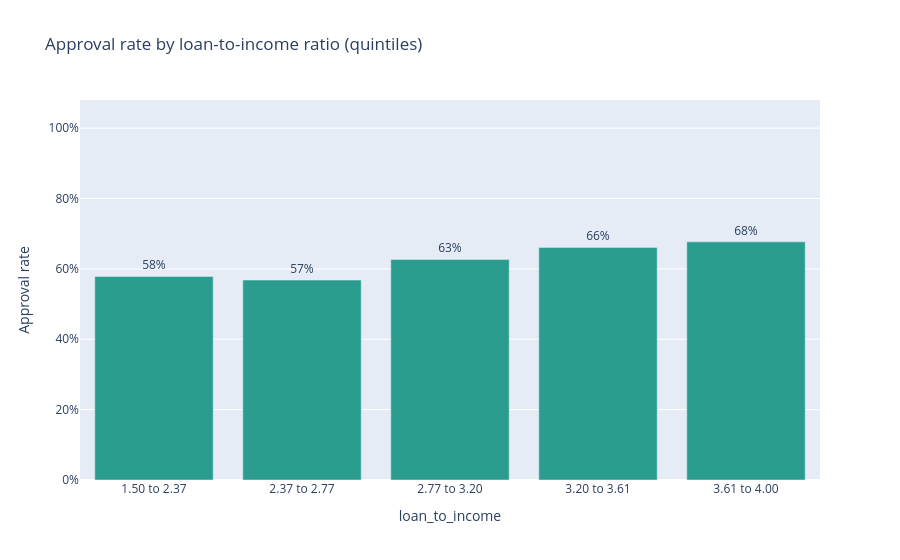

Notebook cell for this chart:
### Markdown cell above
## 3. Loan-to-income ratio

### Code cell
charts.approval_by_quantile_band(
    df, "loan_to_income", q=5, values=lti, title="Approval rate by loan-to-income ratio (quintiles)"
)

### Figure 1 — Plotly figure (JSON) as saved in the notebook; plotly's stock layout.template omitted (floating-point values rounded to 4 significant figures)
{"data": [{"alignmentgroup": "True", "customdata": [[854, 494], [857, 487], [863, 541], [841, 556], [854, 578]], "hovertemplate": "loan_to_income=%{x}<br>approval_rate=%{y}<br>text=%{text}<br>applications=%{customdata[0]}<br>approved=%{customdata[1]}<extra></extra>", "legendgroup": "", "marker": {"color": "#2a9d8f", "pattern": {"shape": ""}}, "name": "", "offsetgroup": "", "orientation": "v", "showlegend": false, "text": ["58%", "57%", "63%", "66%", "68%"], "textposition": "outside", "type": "bar", "x": ["1.50 to 2.37", "2.37 to 2.77", "2.77 to 3.20", "3.20 to 3.61", "3.61 to 4.00"], "xaxis": "x", "y": [0.5785, 0.5683, 0.6269, 0.6611, 0.6768], "yaxis": "y"}], "layout": {"barmode": "relative", "legend": {"tracegroupgap": 0}, "title": {"text": "Approval rate by loan-to-income ratio (quintiles)"}, "xaxis": {"anchor": "y", "domain": [0.0, 1.0], "title": {"text": "loan_to_income"}, "type": "category"}, "yaxis": {"anchor": "x", "domain": [0.0, 1.0], "range": [0, 1.08], "tickformat": ".0%", "title": {"text": "Approval rate"}}}}
